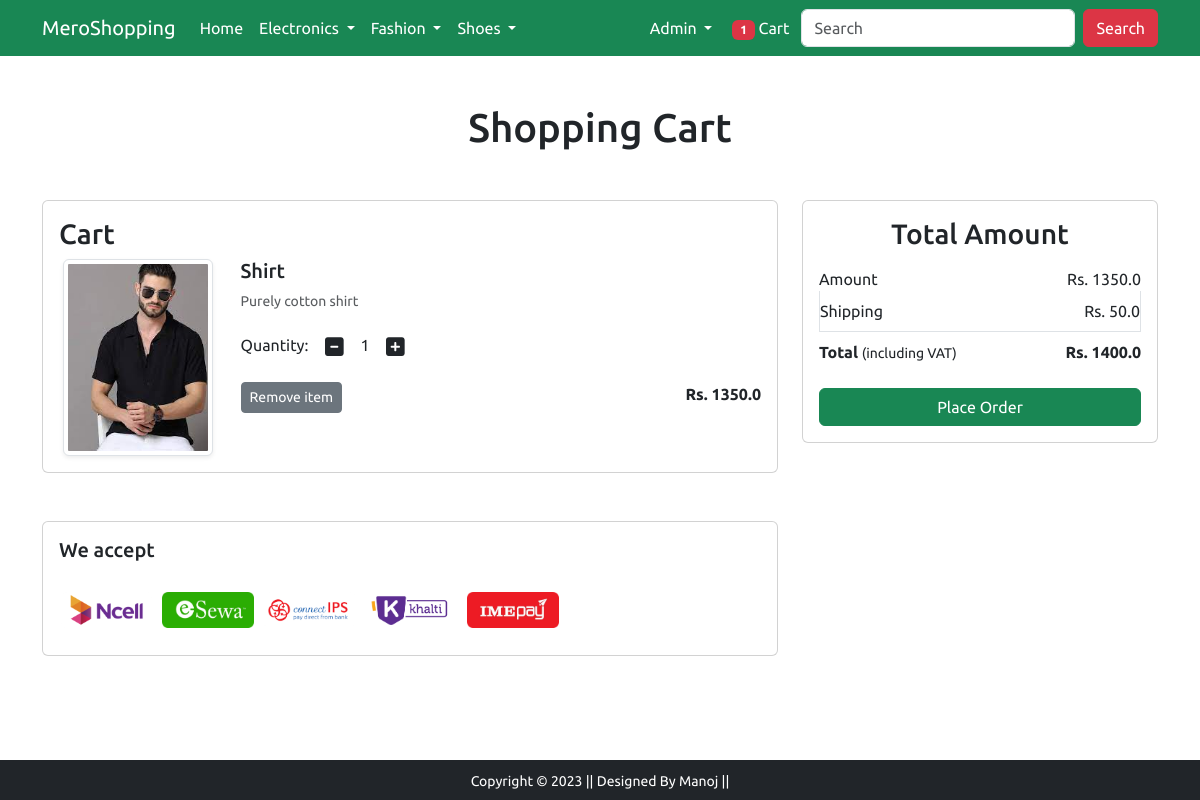
The app's page /cart/ (signed in) with its own data.
### app/models.py (models this page shows, shortened)
class Cart(models.Model):
    user = models.ForeignKey(User, on_delete=models.CASCADE)
    product = models.ForeignKey(Product, on_delete=models.CASCADE)
    quantity = models.PositiveIntegerField(default=1)

class Product(models.Model):
    title =models.CharField(max_length=100)
    selling_price = models.FloatField()
    discounted_price = models.FloatField()
    description =models.TextField()
    brand = models.CharField(max_length=100)
    category = models.CharField(choices=CATEGORY_CHOICES, max_length=2)
    product_image = models.ImageField(upload_to='productimg')

### app/views.py (the view)
# urls.py: path('cart/', views.show_cart, name='showcart'),
@login_required
def show_cart(request):
    if request.user.is_authenticated:
        user = request.user
        cart = Cart.objects.filter(user=request.user)
        count = Cart.objects.filter(user=user).count()
        amount = 0.0
        shipping_fee = 0.0
        total_amount = 0.0
        cart_product = [p for p in Cart.objects.all() if p.user == user]
        if cart_product:
            for p in cart_product:
                if p.quantity >= 1:
                    shipping_fee = 50.0
                tempamount = p.quantity * p.product.discounted_price
                amount += tempamount
                total_amount = amount + shipping_fee
            context = {'carts':cart, 'amount':amount, 'total_amount':total_amount, 'shipping_fee':shipping_fee, 'count':count}
            return render(request, 'app/addtocart.html', context)
        else:
            return render(request, 'app/emptycart.html', {'count':count})

### app/templates/app/addtocart.html
{% extends 'app/base.html' %} {% load static %} {% block title %}Cart{% endblock title %}
{% block main-content %}
<div class="container my-5">
  <div class="row">
    <h1 class="text-center mb-5">Shopping Cart</h1>
    <div class="col-sm-8">
      <div class="card">
        <div class="card-body">
          <h3>Cart</h3>
          {% for cart in carts %}
          <div class="row">
            <div class="col-sm-3 text-center align-self-center">
              <img
                src="{{cart.product.product_image.url}}"
                alt=""
                srcset=""
                class="img-fluid img-thumbnail shadow-sm"
                height="150"
                width="150"
              />
            </div>
            <div class="col-sm-9">
              <div>
                <h5>{{cart.product.title}}</h5>
                <p class="mb-2 text-muted small">
                  {{cart.product.description}}
                </p>
                <div class="my-3">
                  <label for="quantity">Quantity:</label>
                  <a class="minus-cart btn" pid="{{cart.product.id}}"
                    ><i class="fas fa-minus-square fa-lg"></i
                  ></a>
                  <span id="quantity">{{cart.quantity}}</span>
                  <a class="plus-cart btn" pid="{{cart.product.id}}"
                    ><i class="fas fa-plus-square fa-lg"></i
                  ></a>
                </div>
                <div class="d-flex justify-content-between">
                  <a
                    href="#"
                    class="btn btn-sm btn-secondary mr-3 remove-cart"
                    pid="{{cart.product.id}}"
                    >Remove item
                  </a>
                  <p class="mb-0">
                    <span
                      ><strong
                        >Rs. {{cart.product.discounted_price}}
                      </strong></span
                    >
                  </p>
                </div>
              </div>
            </div>
          </div>
          {% endfor %}
        </div>
      </div>
    </div>
    <div class="col-sm-4">
      <div class="card">
        <div class="card-body">
          <h3 class="text-center">Total Amount</h3>
          <ul class="list-group">
            <li
              class="list-group-item d-flex justify-content-between align-items-center border-0 px-0 pb-0"
            >
              Amount<span>Rs. <span id="amount">{{amount}}</span></span>
            </li>
            <li
              class="list-group-item d-flex justify-content-between align-items-center px-0"
            >
              Shipping<span id='shipping'>Rs. {{shipping_fee}}</span>
            </li>
            <li
              class="list-group-item d-flex justify-content-between align-items-center border-0 px-0 mb-3"
            >
              <div><strong>Total</strong> <small>(including VAT)</small></div>
              <span
                ><strong
                  >Rs.
                  <strong id="totalamount">{{total_amount}}</strong></strong
                ></span
              >
            </li>
          </ul>
          <div class="d-grid">
            <a href="{% url 'checkout' %}" class="btn btn-success"
              >Place Order</a
            >
          </div>
        </div>
      </div>
    </div>
  </div>
</div>
<div class="container">
  <div class="row">
    <div class="col-sm-8">
      <div class="card">
        <div class="card-body">
          <h5 class="mb-4">We accept</h5>
          <img
            src="{% static 'app/images/weaccept.png' %}"
            alt=""
            class="img-fluid"
          />
        </div>
      </div>
      <br>
          <br>
          <br>
    </div>
  </div>
</div>
{% endblock main-content %}

### app/templates/app/navbar.html (shortened to what this page needs)
<nav class="navbar navbar-expand-lg navbar-dark bg-success">
  <div class="container">
    <a class="navbar-brand" href="/">MeroShopping</a>
    <div class="collapse navbar-collapse" id="navbarSupportedContent">
      <ul class="navbar-nav me-auto mb-2 mb-lg-0">
        <li class="nav-item">
          <a class="nav-link active" aria-current="page" href="/">Home</a>
        </li>
        <li class="nav-item dropdown">
          <a class="nav-link dropdown-toggle text-white" href="#" id="electronicsDropdown" role="button" data-bs-toggle="dropdown" aria-expanded="false">
            Electronics
          </a>
        </li>
        <li class="nav-item dropdown">
          <a class="nav-link dropdown-toggle text-white" href="#" id="fashionDropdown" role="button" data-bs-toggle="dropdown" aria-expanded="false">
            Fashion
          </a>
        </li>
        <li class="nav-item dropdown">
         <a class="nav-link dropdown-toggle text-white" href="#" id="fashionDropdown" role="button" data-bs-toggle="dropdown" aria-expanded="false">
           Shoes
         </a>
       </li>
      </ul>
      <div>
       <ul class="navbar-nav me-auto mb-2 mb-lg-0">
         {% if user.is_authenticated %}
        <li class="nav-item dropdown mr-1">
           <a class="nav-link dropdown-toggle text-white" href="#" id="profileDropdown" role="button" data-bs-toggle="dropdown" aria-expanded="false">
             {{user.username|capfirst}}
           </a>
         </li>
         <li class="nav-item mx-1">
          <a href="{% url 'showcart' %}" class="nav-link text-white"><span class="badge bg-danger">{{count}}</span> Cart </a>
         </li>
         {% endif %}
       </ul>
      </div>
      <form class="d-flex" method='post' action='/search/'>
       <input class="form-control me-2" type="search" name='search' placeholder="Search" aria-label="Search" maxlength="25">
       <input type="submit" class='btn btn-danger' value="Search">
     </form>
    </div>
  </div>
 </nav>

### app/static/app/css/style.css (style rules this page uses)
body { font-family: 'Ubuntu', sans-serif; }

### records on screen
Cart: product.product_image (picture), product "Shirt", product.description "Purely cotton shirt", quantity "1", product.discounted_price "1350.0"

### other values on screen
{{ user.username|capfirst }} "Admin"
{{ count }} "1"
{{ amount }} "1350.0"
{{ shipping_fee }} "50.0"
{{ total_amount }} "1400.0"
